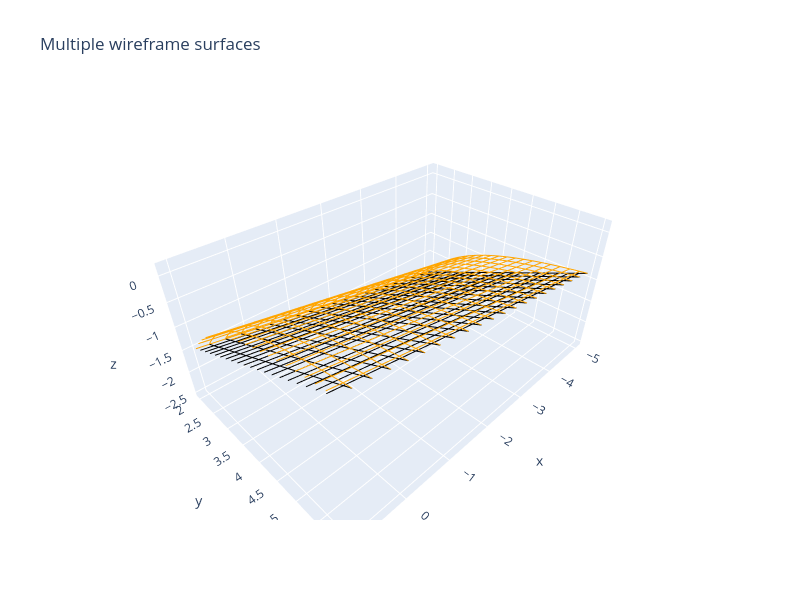

Notebook code cell kept with this figure:
### Code cell
plot_wireframe(X, Y, Z,z1,z2,z3,z4,False,True,False,True,False)
